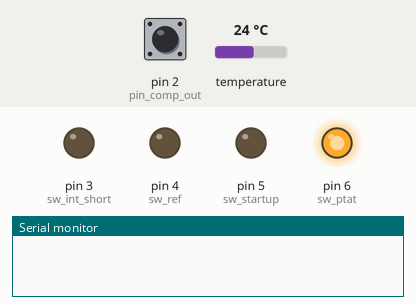
Simulated run of this sketch. Board: Arduino Uno, built with avr-gcc and run on an emulated ATmega328P. On the bench: output pins drawn as LEDs (lit = HIGH), the last lines printed to the serial monitor. Dashed ring = blinking. The inputs (shaded band) are chosen by the test bench; at power-on: pin 2 (pin_comp_out) LOW, temperature 24 °C.

Above: at 0.1 s.
At 1.4 s:
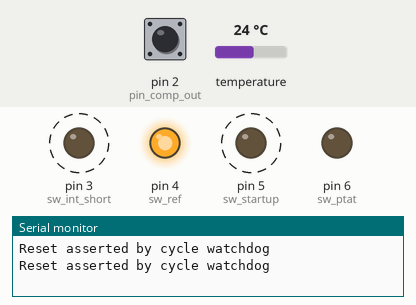
1.5 s: pin 2 (pin_comp_out) pulsed HIGH 5 times (0.12 s each, 0.3 s apart)
Timing chart, 0 to 12.0 s (numbered marks = the images above; inputs shaded):
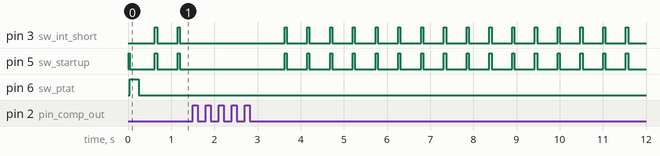

Measured:
- by itself, pin 3 (sw_int_short), pin 5 (sw_startup): alternates HIGH for 0.05 s and LOW for 0.48 s

The sketch:

6301-tempsensor-v1.ino
```cpp
// 6.301 Fall 2016
// Temp Sensor Dual-Slope ADC Firmware
// V1

#include <OneWire.h>
#include <DallasTemperature.h>

// Pinout
const byte sw_ptat = 6;       // IPTAT switch
const byte sw_ref = 4;        // IREF switch
const byte sw_int_short = 3;  // Integrator short/reset switch
const byte sw_startup = 5;    // PTAT startup bias switch
const byte pin_comp_out = 2;  // Comparator output (ensure interrupt capable)
const byte pin_temp_sensor = 12;  // DS18B20 one-wire pin

// One-Wire Temp Sensor Object
OneWire oneWire(pin_temp_sensor);
DallasTemperature sensors(&oneWire);
DeviceAddress tempsensor1 = { 0x28, 0x2E, 0x03, 0x10, 0x05, 0x00, 0x00, 0xF8 };

// Program Variables
int samplecnt = 0; // keep track of number of samples
unsigned long avg = 0; // to average collected data
int firstrun = 1; // to prevent garbage data from being printed when sampling was not run yet

// Manual Calibration Offset
const float calconstant = 25 + 21;

// Timing Values
const uint16_t ramp_up_delta_t_us = 5000;
unsigned long ramp_down_start_time_us = 0;
unsigned long ramp_down_end_time_us = 0;
unsigned long ramp_down_delta_t_us = 0;

// Setup Routine
void setup() {

  // Power Saving
  ADCSRA = ADCSRA & B01111111; // disable ADC
  ACSR = B10000000;            // disable analog comparator
  DIDR0 = DIDR0 | B00111111;   // disable input buffers on analog pins

  // Configure IO pins
  pinMode(sw_ptat, OUTPUT);
  pinMode(sw_ref, OUTPUT);
  pinMode(sw_int_short, OUTPUT);
  pinMode(sw_startup, OUTPUT);
  pinMode(pin_comp_out, INPUT);

  // Start serial terminal
  Serial.begin(115200);

  // Start One-Wire bus
  sensors.begin();
  sensors.setResolution(tempsensor1, 11);  // 11 bits, 0.125C resolution, 375ms conv time

  // Configure interrupt
  attachInterrupt( digitalPinToInterrupt( pin_comp_out ), isr_comp, RISING );

  // Default pin values
  digitalWrite( sw_ptat, LOW );
  digitalWrite( sw_ref, LOW );
  digitalWrite( sw_int_short, LOW );

  // Startup PTAT
  digitalWrite( sw_startup, HIGH );
  delay(30);
  digitalWrite( sw_startup, LOW );

  // Ramp the integrator all the way up so that the ADC can start
  // even if the integrator initial condition is negative
  digitalWrite( sw_ptat, HIGH );
  digitalWrite( sw_ref, LOW );

  delay(200);

  // Start the first ramp-down
  digitalWrite( sw_ptat, LOW );
  digitalWrite( sw_ref, HIGH );

}


void loop() {
  cli();  // Disable interrupts
  unsigned long ramp_down_delta_t_us_sample = ramp_down_delta_t_us;
  unsigned long ramp_down_start_time_us_sample = ramp_down_start_time_us;
  unsigned long ramp_down_end_time_us_sample = ramp_down_end_time_us;

  sei();  // Enable interrupts

  sensors.requestTemperatures();

  if (samplecnt == 0){
    // reset things, as temp sampling has stopped or cycle has been interrupted
    digitalWrite( sw_int_short, HIGH );
    digitalWrite( sw_startup, HIGH );
    delay(50);
    digitalWrite(sw_startup, LOW );
    digitalWrite(sw_int_short, LOW );
    Serial.println("Reset asserted by cycle watchdog");
    firstrun = 1;

  } else if(firstrun == 1) {

    firstrun = 0;
    avg = 0;
    samplecnt = 0;

  } else {

    cli();
    avg = avg / (samplecnt);
    unsigned long avg_sample = avg;
    avg = 0;
    samplecnt = 0;
    sei();

    float local_temp = calculate_temperature_calibrated(avg_sample);
    float cal_temp = sensors.getTempCByIndex(0);
    float error = local_temp - cal_temp;

    Serial.print(ramp_down_delta_t_us_sample);
    Serial.print(",");
    Serial.print(local_temp);
    Serial.print(",");
    Serial.println(cal_temp);

  }


  delay(100);
}

// sample cycle finished
void isr_comp() {
  cli();  // Disable interrupts

  // Stop the integrator ramp-down
  digitalWrite( sw_ref, LOW );

  // Figure out the ramp-down time
  ramp_down_end_time_us = micros();
  ramp_down_delta_t_us = ramp_down_end_time_us - ramp_down_start_time_us;

  samplecnt += 1;
  avg = (avg + ramp_down_delta_t_us);

  // State 3: Reset
  digitalWrite( sw_int_short, HIGH );
  delayMicroseconds(10);
  digitalWrite( sw_int_short, LOW );

  // Stage 1: Ramp-up

  // Start the integrator ramp-up
  digitalWrite(sw_ptat, HIGH);

  // Integrate the known current for a known amount of time
  delayMicroseconds(ramp_up_delta_t_us);

  // Stop the integrator ramp-up
  digitalWrite(sw_ptat, LOW);

  // State 2: Ramp-down

  // Start the integrator ramp-down
  digitalWrite(sw_ref, HIGH);
  ramp_down_start_time_us = micros();

  EIFR = 0x01; // Clear any pending interrupts on INT0

  sei(); // Enable interrupts
}

// Uses the calibration curve to calculate the temperature
float calculate_temperature( unsigned long ramp_down_delta_t_us ) {
  return (ramp_down_delta_t_us*171e-6*1.6e-19*1e3)/(ramp_up_delta_t_us*1.38e-23*3*1.792) - 273.15;
}

float calculate_temperature_calibrated( unsigned long ramp_down_delta_t_us ) {
  return calculate_temperature( ramp_down_delta_t_us ) + calconstant;
}
```
